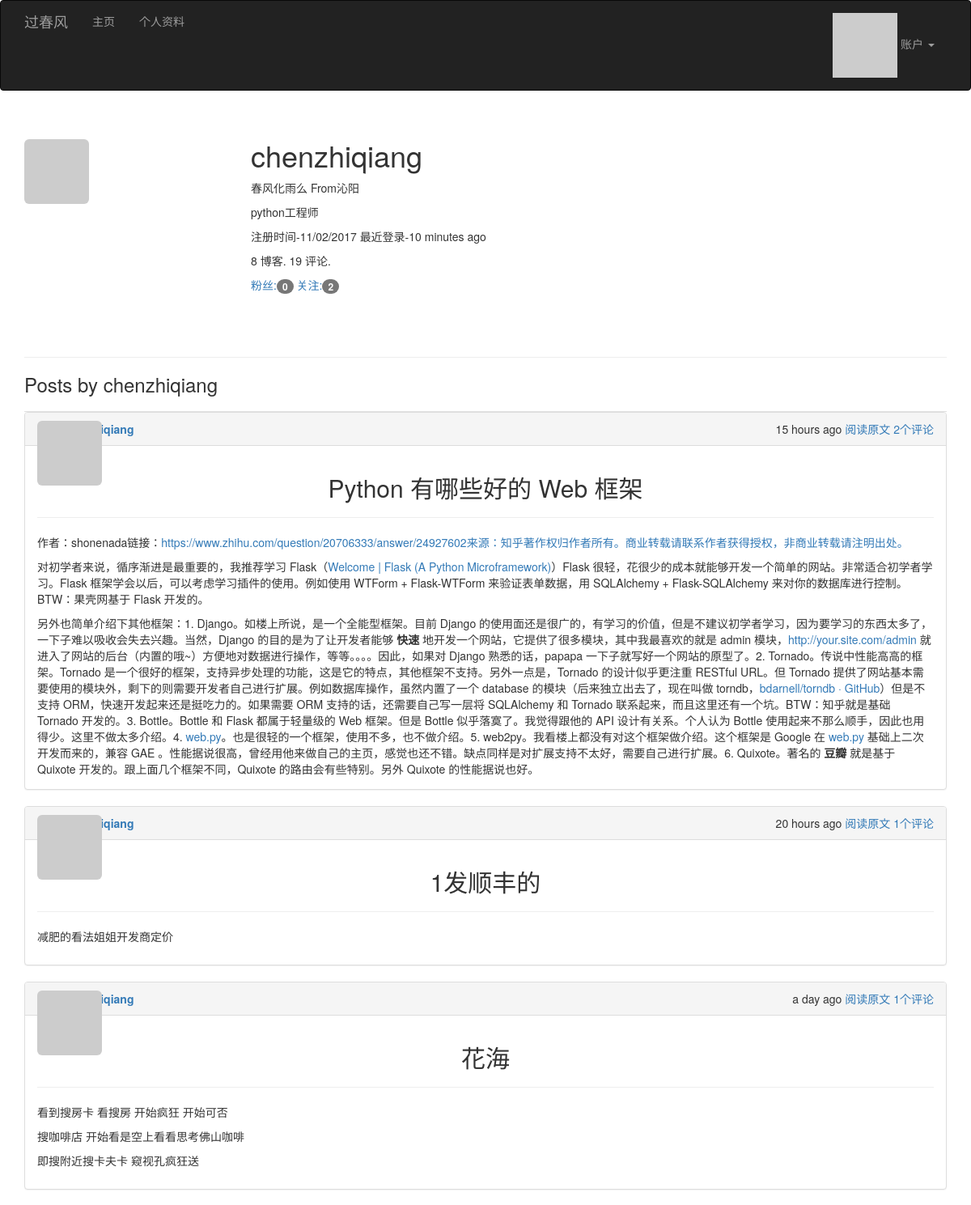
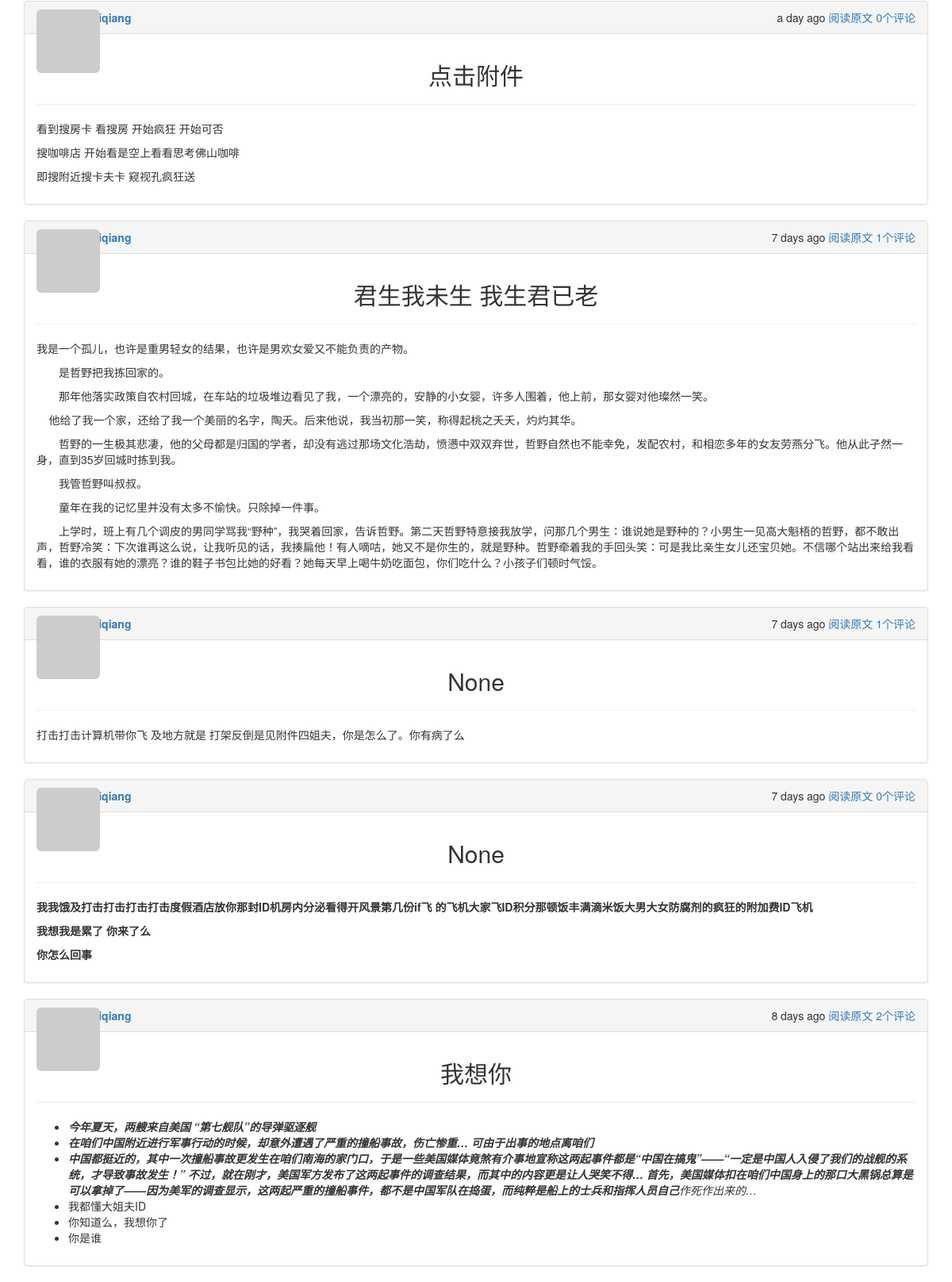
The page /user/chenzhiqiang (signed in) on the database its author committed (2 pictures, top to bottom).
### app/models.py (models this page shows, shortened)
class User(UserMixin,db.Model):
	__tablename__='users'
	id=db.Column(db.Integer,primary_key=True)
	email=db.Column(db.String(64),unique=True,index=True)
	username=db.Column(db.String(64),unique=True,index=True)
	role_id=db.Column(db.Integer,db.ForeignKey('roles.id'))
	password_hash=db.Column(db.String(128))
	confirmed=db.Column(db.Boolean,default=False)
	name=db.Column(db.String(64))
	location=db.Column(db.String(64))
	about_me=db.Column(db.Text())
	member_since=db.Column(db.DateTime(),default=datetime.utcnow)
	last_seen=db.Column(db.DateTime(),default=datetime.utcnow)
	avatar_hash=db.Column(db.String(32))
	posts=db.relationship('Post',backref='author',lazy='dynamic')
	followed=db.relationship('Follow',foreign_keys=[Follow.follower_id],backref=db.backref('follower',lazy='joined'),lazy='dynamic')
	followers=db.relationship('Follow',foreign_keys=[Follow.followed_id],backref=db.backref('followed',lazy='joined'),
		lazy='dynamic',cascade='all,delete-orphan')
	comments=db.relationship('Comment',backref='author',lazy='dynamic')
	def is_following(self,user):
		return self.followed.filter_by(followed_id=user.id).first() is not None
	def gravatar(self,size=100,default='identicon',rating='g'):
		if request.is_secure:
			url='https://secure.gravatar.com/avatar'
		else:
			url='http://www.gravatar.com/avatar'
		hash=self.avatar_hash or hashlib.md5(self.email.encode('utf-8')).hexdigest()
		return '{url}/{hash}?s={size}&d={default}&r={rating}'.format(url=url,hash=hash,
			size=size,default=default,rating=rating)
	@login_manager.user_loader
	def load_user(user_id):
		return User.query.get(int(user_id))
	def ping(self):
		self.last_seen=datetime.utcnow()
		db.session.add(self)
	def can (self,permissions):
		return self.role is not None and (self.role.permissions & permissions)==permissions
	def is_administrator(self):
		return self.can(Permission.ADMINISTER)
	@property
	def password(self):
		raise AttributeError('password is not a readable attribute')

class Post(db.Model):
	__tablename__='posts'
	id=db.Column(db.Integer,primary_key=True)
	body=db.Column(db.Text)
	title=db.Column(db.Text)
	timestamp=db.Column(db.DateTime,index=True,default=datetime.utcnow)
	author_id=db.Column(db.Integer,db.ForeignKey('users.id'))
	body_html=db.Column(db.Text)
	comments=db.relationship('Comment',backref='post',lazy='dynamic')

### app/main/views.py (the view)
@main.route('/user/<username>')
def user(username):
	user=User.query.filter_by(username=username).first()
	if user is None:
		abort(404)
	posts=user.posts.order_by(Post.timestamp.desc()).all()
	return render_template('user.html',user=user,posts=posts)

### app/auth/views.py (called while the page is built)
@auth.before_app_request
def before_request():
	if current_user.is_authenticated :
		current_user.ping()
		if not current_user.confirmed \
				and request.endpoint \
				and request.endpoint[:5]!='auth.'\
				and request.endpoint !='static':
			return redirect(url_for('auth.unconfirmed'))

### app/main/__init__.py (called while the page is built)
@main.app_context_processor
def inject_permissions():
	return dict (Permission=Permission)

### app/main/views.py (called while the page is built)
@main.after_app_request
def after_request(response):
	for query in get_debug_queries():
		if query.duration>=current_app.config['FLASKY_SLOW_DB_QUERY_TIME']:
			current_app.logger.warning('Slow query:%s\n Parameters:%s\nDuration:%f\nContext:%s\n'%(
				query.statement,query.parameters,query.duration,query.context))
	return response

### app/templates/user.html (shortened to what this page needs)
{%extends "base.html"%}
{%import "bootstrap/wtf.html" as wtf %}
{%block page_content%}
<div class="page-header">
	<img class='img-rounded profile-thumbnail' src="{{user.gravatar(size=256)}}">
	<div class="profile-header">
		<h1>{{user.username}}</h1>
		{%if user.name or user.location%}
		<p>
			{%if user.username %}{{user.name}}{%endif%}
			{%if user.location%}
				From{{user.location}}
			{%endif%}
		</p>
		{%endif%}
		{%if user.about_me%}<p>{{user.about_me}}</p>{%endif%}
		<p>
		注册时间-{{moment(user.member_since).format('L')}}
		最近登录-{{moment(user.last_seen).fromNow()}}
		</p>
		<p>{{ user.posts.count() }} 博客. {{ user.comments.count() }} 评论.</p>
		<p>
			<a href="{{url_for('.followers',username=user.username)}}">
			粉丝:<span class="badge">{{user.followers.count()}}</span>
			</a>
			<a href="{{url_for('.followed',username=user.username)}}">
			关注:<span class="badge">{{user.followed.count()}}</span>
			</a>
		</p>
	</div>
</div>
<h3>Posts by {{user.username}}</h3>
{%include '_posts.html'%}
{%endblock%}

### app/templates/_posts.html (shortened to what this page needs)
<div class="posts" style="margin-top: 20px">
	{%for post in posts%}
	<div class="post panel panel-default">
    	<div class="panel-heading" style="display: flex; justify-content: space-between;">
    		<div>
				<div class="post-thumbnail">
					<a href="{{url_for('.user',username=post.author.username)}}">
						<img class="img-rounded profile-thumbnail"
							src="{{post.author.gravatar(size=25)}}">
					</a>
				</div>
				<div class="post-author">
				<a href="{{url_for('.user',username=post.author.username)}}">
				</a>
				</div>
			</div>
			<span class="post-footer">
                <span >{{ moment(post.timestamp).fromNow() }}</span>
                <span ><a href="{{ url_for('main.post', id=post.id) }}">阅读原文</a></span>
                <span ><a href="{{ url_for('main.post', id=post.id) }}">{{ post.comments.count() }}个评论</a></span>
            </span>
		</div>
	<div class="panel-body">
			<div class="post-title">
                        <h2 style="text-align:center"> {{ post.title }} </h2>
                        <hr />
            </div>
            {% if post_body %}
            <div class="post-body">
                    {% if post.body_html %}
                        {{ post.body_html|safe }}
                    {% else %}
                        {{ post.body }}
                    {% endif %}
             </div>
            {% else %}
            <div class="post-body" style="max-height:300px;overflow: hidden;">
                    {% if post.body_html %}
                        {{ post.body_html|safe }}
                    {% else %}
                        {{ post.body }}
                    {% endif %}
            </div>
            {% endif %}
		</div>
	</div>
	{%endfor%}
</div>

### app/static/styles.css (style rules this page uses)
.profile-thumbnail { position: absolute; }
.profile-header { min-height: 260px; margin-left: 280px; }
div.post-title { margin:0 auto; }
div.posts { list-style-type: none; padding: 0px; margin: 16px 0px 0px 0px; border-top: 1px solid #e0e0e0; }
div.post-author { font-weight: bold; margin-left: 30px; }
div.post-thumbnail { position: absolute; }
span.post-footer { margin-right: 0px; }

### rows shown on the page
User: username "chenzhiqiang", name "春风化雨么", location "沁阳", about_me "python工程师", member_since "11/02/2017", last_seen "10 minutes ago"
Post: timestamp "15 hours ago", comments.count "2", title "Python 有哪些好的 Web 框架", body_html "作者：shonenada链接： https://www.zhihu.com/question/20706333/answer/24927602来源：知乎著作权归作者所有。商业转载请联系作者获得授权，非商业转载请注明出处。 对初学者来说，循序渐进是最重要的，我推荐学习 Flask（ Welcome | Flask (A Python Microframework) ）Flask 很轻，花很少的成本就能够开发一个简单的网站。非常适合初学者学习。Flask 框架学会以后，可以考虑学习插件的使用。例如使用 WTForm + Flask-WTForm 来验证表单数据，用 SQLAlchemy + Flask-SQLAlchemy 来对你的数据库进行控制。BTW：果壳网基于 Flask 开发的。 另外也简单介绍下其他框架：1. Django。如楼上所说，是一个全能型框架。目前 Django 的使用面还是很广的，有学习的价值，但是不建议初学者学习，因为要学习的东西太多了，一下子难以吸收会失去兴趣。当然，Django 的目的是为了让开发者能够 快速 地开发一个网站，它提供了很多模块，其中我最喜欢的就是 admin 模块， http://your.site.com/admin 就进入了网站的后台（内置的哦~）方便地对数据进行操作，等等。。。。因此，如果对 Django 熟悉的话，papapa 一下子就写好一个网站的原型了。2. Tornado。传说中性能高高的框架。Tornado 是一个很好的框架，支持异步处理的功能，这是它的特点，其他框架不支持。另外一点是，Tornado 的设计似乎更注重…"
Post: timestamp "20 hours ago", comments.count "1", title "1发顺丰的", body_html "减肥的看法姐姐开发商定价"
Post: timestamp "a day ago", comments.count "1", title "花海", body_html "看到搜房卡 看搜房 开始疯狂 开始可否 搜咖啡店 开始看是空上看看思考佛山咖啡 即搜附近搜卡夫卡 窥视孔疯狂送"
Post: timestamp "a day ago", comments.count "0", title "点击附件", body_html "看到搜房卡 看搜房 开始疯狂 开始可否 搜咖啡店 开始看是空上看看思考佛山咖啡 即搜附近搜卡夫卡 窥视孔疯狂送"
Post: timestamp "7 days ago", comments.count "1", title "君生我未生 我生君已老", body_html "我是一个孤儿，也许是重男轻女的结果，也许是男欢女爱又不能负责的产物。 是哲野把我拣回家的。 那年他落实政策自农村回城，在车站的垃圾堆边看见了我，一个漂亮的，安静的小女婴，许多人围着，他上前，那女婴对他璨然一笑。 他给了我一个家，还给了我一个美丽的名字，陶夭。后来他说，我当初那一笑，称得起桃之夭夭，灼灼其华。 哲野的一生极其悲凄，他的父母都是归国的学者，却没有逃过那场文化浩劫，愤懑中双双弃世，哲野自然也不能幸免，发配农村，和相恋多年的女友劳燕分飞。他从此孑然一身，直到35岁回城时拣到我。 我管哲野叫叔叔。 童年在我的记忆里并没有太多不愉快。只除掉一件事。 上学时，班上有几个调皮的男同学骂我“野种”，我哭着回家，告诉哲野。第二天哲野特意接我放学，问那几个男生：谁说她是野种的？小男生一见高大魁梧的哲野，都不敢出声，哲野冷笑：下次谁再这么说，让我听见的话，我揍扁他！有人嘀咕，她又不是你生的，就是野种。哲野牵着我的手回头笑：可是我比亲生女儿还宝贝她。不信哪个站出来给我看看，谁的衣服有她的漂亮？谁的鞋子书包比她的好看？她每天早上喝牛奶吃面包，你们吃什么？小孩子们顿时气馁。"
Post: timestamp "7 days ago", comments.count "1", title "None", body_html "打击打击计算机带你飞 及地方就是 打架反倒是见附件四姐夫，你是怎么了。你有病了么"
Post: timestamp "7 days ago", comments.count "0", title "None", body_html "我我饿及打击打击打击打击度假酒店放你那封ID机房内分泌看得开风景第几份if飞 的飞机大家飞ID积分那顿饭丰满滴米饭大男大女防腐剂的疯狂的附加费ID飞机 我想我是累了 你来了么 你怎么回事"
Post: timestamp "8 days ago", comments.count "2", title "我想你", body_html "今年夏天，两艘来自美国 “第七舰队”的导弹驱逐舰 在咱们中国附近进行军事行动的时候，却意外遭遇了严重的撞船事故，伤亡惨重… 可由于出事的地点离咱们 中国都挺近的，其中一次撞船事故更发生在咱们南海的家门口，于是一些美国媒体竟煞有介事地宣称这两起事件都是“中国在搞鬼”——“一定是中国人入侵了我们的战舰的系统，才导致事故发生！” 不过，就在刚才，美国军方发布了这两起事件的调查结果，而其中的内容更是让人哭笑不得… 首先，美国媒体扣在咱们中国身上的那口大黑锅总算是可以拿掉了——因为美军的调查显示，这两起严重的撞船事件，都不是中国军队在捣蛋，而纯粹是船上的士兵和指挥人员自己 作死作出来的… 我都懂大姐夫ID 你知道么，我想你了 你是谁"

### other values the page prints
{{ user.posts.count() }} "8"
{{ user.comments.count() }} "19"
{{ user.followers.count() }} "0"
{{ user.followed.count() }} "2"
